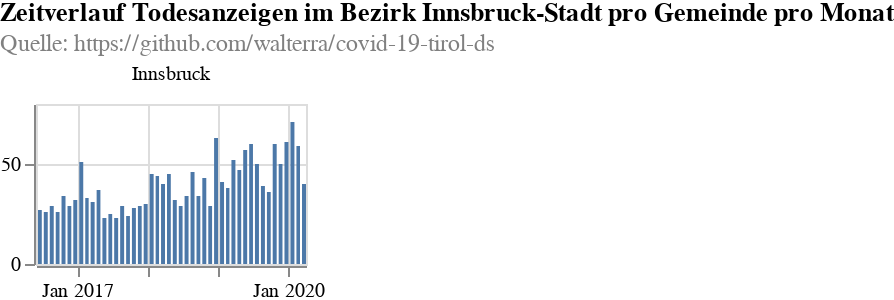

Describe this chart as a Vega-Lite specification.
### Vega-Lite specification from a JSON file in a GitHub repository (floating-point values rounded to 4 significant figures; data arrays with more than 128 entries replaced by an {"elided": "..."} marker saying what was removed)
{"config": {"view": {"continuousWidth": 400, "continuousHeight": 300}}, "data": {"name": "data-e47130c8678726449ee6d05fcee9c70e"}, "facet": {"type": "nominal", "field": "municipaly", "title": null}, "spec": {"layer": [{"mark": "bar", "encoding": {"tooltip": [{"type": "temporal", "field": "date", "timeUnit": "yearmonth"}, {"type": "quantitative", "aggregate": "sum", "field": "count"}], "x": {"type": "temporal", "field": "date", "timeUnit": "yearmonth", "title": null}, "y": {"type": "quantitative", "aggregate": "sum", "field": "count", "title": null}}, "height": 80, "width": 135}]}, "columns": 6, "padding": 0, "title": {"text": ["Zeitverlauf Todesanzeigen im Bezirk Innsbruck-Stadt pro Gemeinde pro Monat"], "subtitle": ["Quelle: https://github.com/walterra/covid-19-tirol-ds"], "color": "black", "subtitleColor": "gray"}, "$schema": "https://vega.github.io/schema/vega-lite/v4.0.2.json", "datasets": {"data-e47130c8678726449ee6d05fcee9c70e": {"elided": "1007 records"}}}
